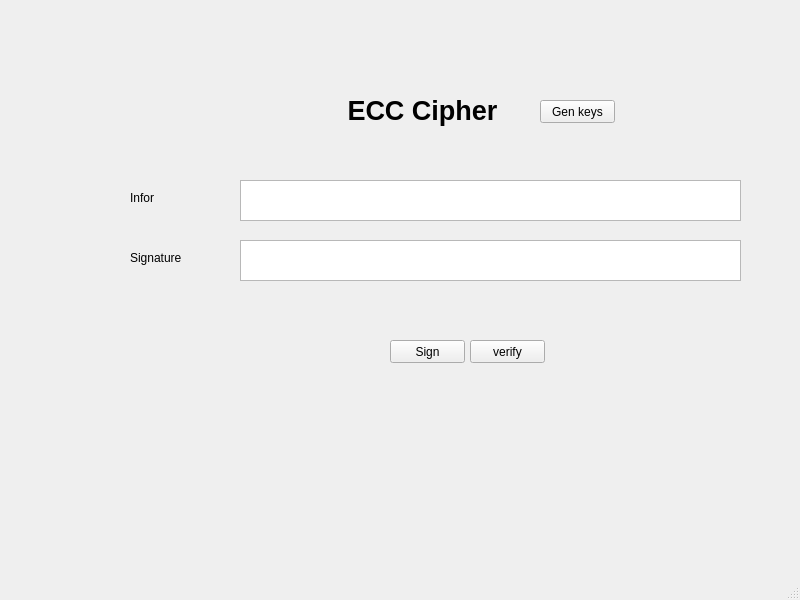
<?xml version="1.0" encoding="UTF-8"?>
<ui version="4.0">
 <class>MainWindow</class>
 <widget class="QMainWindow" name="MainWindow">
  <property name="geometry">
   <rect>
    <x>0</x>
    <y>0</y>
    <width>800</width>
    <height>600</height>
   </rect>
  </property>
  <property name="windowTitle">
   <string>MainWindow</string>
  </property>
  <widget class="QWidget" name="centralwidget">
   <widget class="QLabel" name="label">
    <property name="geometry">
     <rect>
      <x>340</x>
      <y>80</y>
      <width>261</width>
      <height>61</height>
     </rect>
    </property>
    <property name="font">
     <font>
      <pointsize>20</pointsize>
      <weight>75</weight>
      <bold>true</bold>
     </font>
    </property>
    <property name="layoutDirection">
     <enum>Qt::RightToLeft</enum>
    </property>
    <property name="text">
     <string> ECC Cipher</string>
    </property>
    <property name="textFormat">
     <enum>Qt::PlainText</enum>
    </property>
   </widget>
   <widget class="QLabel" name="label_5">
    <property name="geometry">
     <rect>
      <x>130</x>
      <y>190</y>
      <width>61</width>
      <height>16</height>
     </rect>
    </property>
    <property name="text">
     <string>Infor</string>
    </property>
   </widget>
   <widget class="QPushButton" name="btn_sign">
    <property name="geometry">
     <rect>
      <x>390</x>
      <y>340</y>
      <width>75</width>
      <height>23</height>
     </rect>
    </property>
    <property name="text">
     <string>Sign</string>
    </property>
   </widget>
   <widget class="QTextEdit" name="txt_info">
    <property name="geometry">
     <rect>
      <x>240</x>
      <y>180</y>
      <width>501</width>
      <height>41</height>
     </rect>
    </property>
   </widget>
   <widget class="QTextEdit" name="txt_sign">
    <property name="geometry">
     <rect>
      <x>240</x>
      <y>240</y>
      <width>501</width>
      <height>41</height>
     </rect>
    </property>
   </widget>
   <widget class="QPushButton" name="btn_gen_keys">
    <property name="geometry">
     <rect>
      <x>540</x>
      <y>100</y>
      <width>75</width>
      <height>23</height>
     </rect>
    </property>
    <property name="text">
     <string>Gen keys</string>
    </property>
   </widget>
   <widget class="QLabel" name="label_6">
    <property name="geometry">
     <rect>
      <x>130</x>
      <y>250</y>
      <width>61</width>
      <height>16</height>
     </rect>
    </property>
    <property name="text">
     <string>Signature</string>
    </property>
   </widget>
   <widget class="QPushButton" name="btn_verify">
    <property name="geometry">
     <rect>
      <x>470</x>
      <y>340</y>
      <width>75</width>
      <height>23</height>
     </rect>
    </property>
    <property name="text">
     <string>verify</string>
    </property>
   </widget>
  </widget>
  <widget class="QMenuBar" name="menubar">
   <property name="geometry">
    <rect>
     <x>0</x>
     <y>0</y>
     <width>800</width>
     <height>21</height>
    </rect>
   </property>
  </widget>
  <widget class="QStatusBar" name="statusbar"/>
 </widget>
 <resources/>
 <connections/>
</ui>
